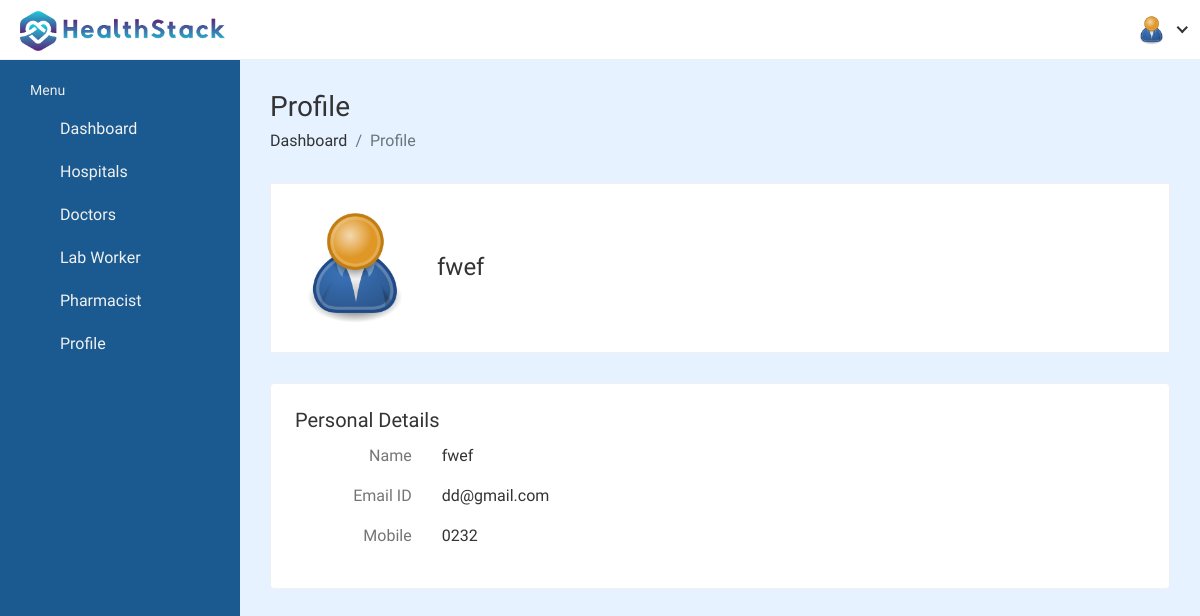
/hospital_admin/hospital-admin-profile/23/ (signed in), run on the app's committed database.
### hospital_admin/models.py (models this page shows, shortened)
class Admin_Information(models.Model):
    ADMIN_TYPE = (
        ('hospital', 'hospital'),
        ('laboratory', 'laboratory'),
        ('pharmacy', 'pharmacy'),
    )
    admin_id = models.AutoField(primary_key=True, editable=False)
    user = models.OneToOneField(User, on_delete=models.CASCADE, null=True, blank=True, related_name='hospital_admin')
    username = models.CharField(null=True, blank=True, max_length=200)
    name = models.CharField(max_length=200, null=True, blank=True)
    featured_image = models.ImageField(upload_to='admin/', default='admin/user-default.png', null=True, blank=True)
    phone_number = models.IntegerField(null=True, blank=True)
    email = models.CharField(max_length=200, null=True, blank=True)
    role = models.CharField(max_length=200, choices=ADMIN_TYPE, null=True, blank=True)
    hospital = models.ForeignKey(Hospital_Information, on_delete=models.SET_NULL, null=True, blank=True)

### hospital_admin/views.py (the view, shortened to what this page needs)
# urls.py: path('hospital-admin-profile/<int:pk>/', views.hospital_admin_profile,name='hospital-admin-profile'),
@csrf_exempt
@login_required(login_url='admin_login')
def hospital_admin_profile(request, pk):
    admin = Admin_Information.objects.get(user_id=pk)
    form = AdminForm(instance=admin)
    context = {'admin': admin, 'form': form}
    return render(request, 'hospital_admin/hospital-admin-profile.html', context)

### templates/hospital_admin/hospital-admin-profile.html (shortened to what this page needs)
{%load static%}
<!DOCTYPE html>
<html lang="en">
<head>
        <link rel="stylesheet" href="{% static 'HealthStack-System/css/admin/bootstrap.min.css'%}">
        <link rel="stylesheet" href="{% static 'HealthStack-System/css/admin/font-awesome.min.css'%}">
        <link rel="stylesheet" href="{% static 'HealthStack-System/admin_assets/css/feathericon.min.css'%}">
        <link rel="stylesheet" href="{% static 'HealthStack-System/css/admin/style.css'%}">
    </head>
    <body>
        <div class="main-wrapper">
			<header class="header">{% include 'hospital_admin/hospital-admin-navbar.html' %}</header>
			<aside class="sidebar" id="sidebar">
				{% include 'hospital_admin/hospital-admin-sidebar.html' %} </aside>
            <div class="page-wrapper">
                <div class="content container-fluid">
					<div class="page-header">
						<div class="row">
							<div class="col">
								<h3 class="page-title">Profile</h3>
								<ul class="breadcrumb">
									<li class="breadcrumb-item"><a href="index.html">Dashboard</a></li>
									<li class="breadcrumb-item active">Profile</li>
								</ul>
							</div>
						</div>
					</div>
					<div class="row">
						<div class="col-md-12">
							<div class="profile-header">
								<div class="row align-items-center">
									<div class="col-auto profile-image">
										<a href="#">
											<img class="rounded-circle" alt="User Image" src="{{ admin.featured_image.url }}">
										</a>
									</div>
									<div class="col ml-md-n2 profile-user-info">
										<h4 class="user-name mb-0">{{ admin.name }}</h4>
									</div>
								</div>
							</div>
							<div class="tab-content profile-tab-cont">
								<div class="tab-pane fade show active" id="per_details_tab">
									<div class="row">
										<div class="col-lg-12">
											<div class="card">
												<div class="card-body">
													<h5 class="card-title d-flex justify-content-between">
														<span>Personal Details</span>
													</h5>
													<div class="row">
														<p class="col-sm-2 text-muted text-sm-right mb-0 mb-sm-3">Name</p>
														<p class="col-sm-10">{{ admin.name }}</p>
													</div>
													<div class="row">
														<p class="col-sm-2 text-muted text-sm-right mb-0 mb-sm-3">Email ID</p>
														<p class="col-sm-10">{{ admin.email}}</p>
													</div>
													<div class="row">
														<p class="col-sm-2 text-muted text-sm-right mb-0 mb-sm-3">Mobile</p>
														<p class="col-sm-10">0{{ admin.phone_number }}</p>
													</div>
												</div>
											</div>
										</div>
									</div>
								</div>
							</div>
						</div>
					</div>
				</div>
			</div>
        </div>
    </body>
</html>

### templates/hospital_admin/hospital-admin-navbar.html (shortened to what this page needs)
{% load static %}
    <div class="header-left">
        <a href="{% url 'admin-dashboard' %}" class="logo">
            <img src="{% static 'HealthStack-System/images/Normal/logo.jpg' %}" alt="Logo">
        </a>
    </div>
    <a href="javascript:void(0);" id="toggle_btn">
        <i class="fe fe-text-align-left"></i>
    </a>
    <ul class="nav user-menu">
        <li class="nav-item dropdown has-arrow">
            <a href="#" class="dropdown-toggle nav-link" data-toggle="dropdown">
                <span class="user-img"><img class="rounded-circle" src="{{admin.featured_image.url}}" width="31" alt="{{admin.name}}"></span>
            </a>
        </li>
    </ul>

### data on the page
Admin_Information: featured_image (placeholder picture), name "fwef", email "dd@gmail.com", phone_number "232"
